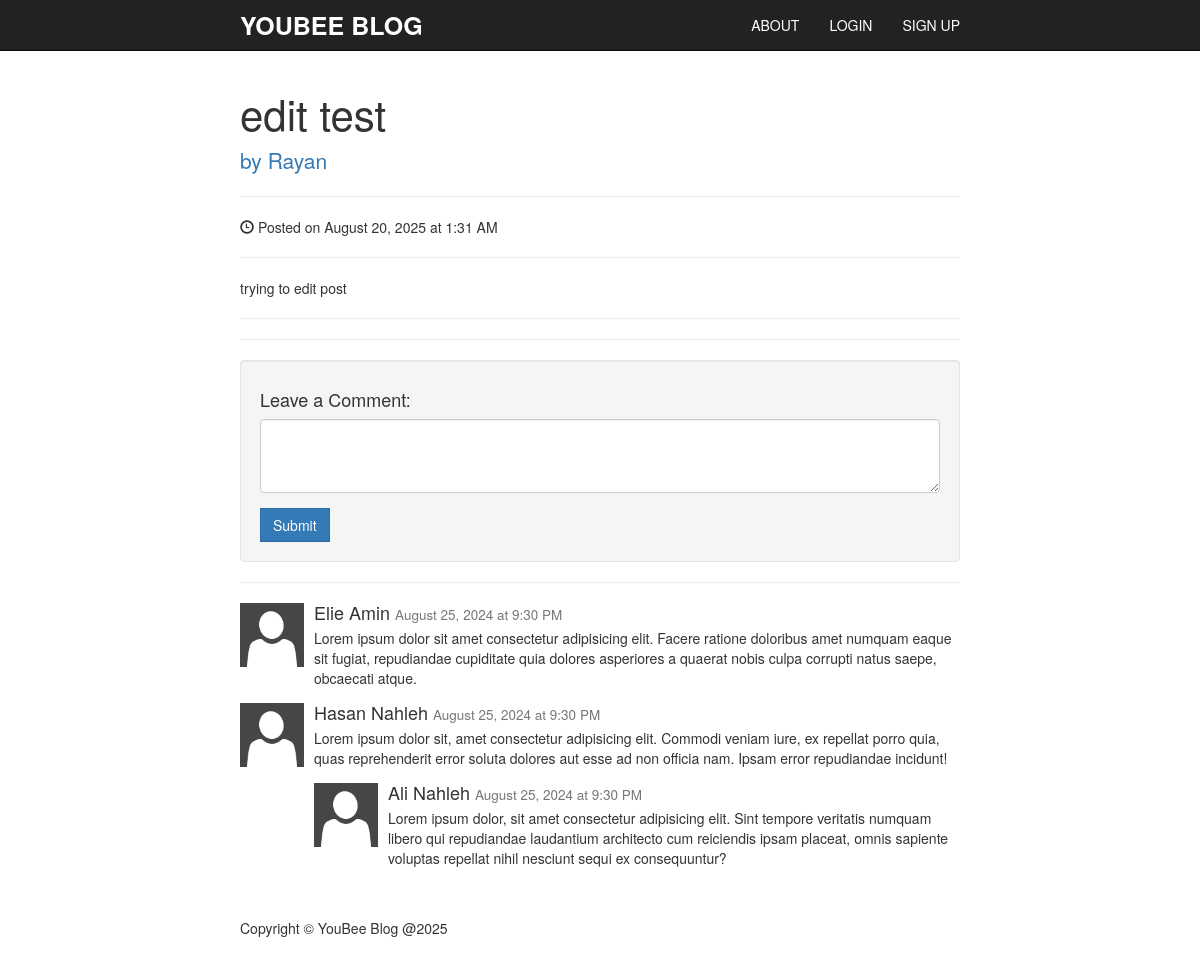
Screenshot of /post.php?id=8 with the database file from the repository.
### tables this page shows
CREATE TABLE `posts` (
  `id` bigint(20) UNSIGNED NOT NULL,
  `subject` varchar(255) NOT NULL,
  `content` text NOT NULL,
  `user_id` bigint(20) UNSIGNED NOT NULL,
  `date_created` datetime NOT NULL DEFAULT current_timestamp(),
  `deleted_at` datetime DEFAULT NULL
);

CREATE TABLE `users` (
  `id` bigint(20) UNSIGNED NOT NULL,
  `name` varchar(100) NOT NULL,
  `email` varchar(100) NOT NULL,
  `password` varchar(100) NOT NULL,
  `profile` varchar(100) NOT NULL DEFAULT 'default.png',
  `datecreated` datetime NOT NULL DEFAULT current_timestamp()
);

### post.php (the view, shortened to what this page needs)
<?php
require "connection.php";
$id = htmlspecialchars($_GET['id']);
$sql =
"SELECT
  p.id as posts_id,
  p.content,
  p.subject,
  p.date_created,
  u.id as user_id,
  u.name as user_name
FROM posts p INNER JOIN users u ON u.id = p.user_id
WHERE p.id = :id
";
$stmt = $pdo->prepare($sql);
$stmt->bindParam(":id" , $id);
$stmt->execute();
$post = $stmt->fetch(PDO::FETCH_ASSOC);
$date = new DateTime($post['date_created']);
$formattedDate = $date->format('F j, Y \a\t g:i A');
?>
<!DOCTYPE html>
<html lang="en">
<head>
  <link href="css/bootstrap.min.css" rel="stylesheet">
  <link href="css/simple-blog-template.css" rel="stylesheet">
</head>
<body>
<?php
 require "components/navbar.php";
 ?>
  <div class="container">
    <div class="row">
      <div class="col-lg-12">
        <h1 class="post-title"><?php echo $post['subject']; ?></h1>
        <a href="author.php?id=<?php echo $post['user_id']; ?>" class="lead">
          by <?php echo $post['user_name']; ?>
        </a>
        <hr>
        <p><span class="glyphicon glyphicon-time"></span> Posted on <?php echo $formattedDate; ?></p>
        <hr>
        <p><?php echo $post['content']; ?></p>
        <hr>
        <hr>
        <div class="well">
          <h4>Leave a Comment:</h4>
          <form role="form">
            <div class="form-group">
              <textarea class="form-control" rows="3"></textarea>
            </div>
            <button type="submit" class="btn btn-primary">Submit</button>
          </form>
        </div>
        <hr>
        <div class="media">
          <a class="pull-left" href="#">
            <img class="media-object" src="imgs/default.png" width="64px" height="64px" alt="">
          </a>
          <div class="media-body">
            <h4 class="media-heading">Elie Amin
              <small>August 25, 2024 at 9:30 PM</small>
            </h4>
            Lorem ipsum dolor sit amet consectetur adipisicing elit. Facere ratione doloribus amet numquam eaque sit
            fugiat, repudiandae cupiditate quia dolores asperiores a quaerat nobis culpa corrupti natus saepe, obcaecati
            atque.
          </div>
        </div>
        <div class="media">
          <a class="pull-left" href="#">
            <img class="media-object" src="imgs/default.png" width="64px" height="64px" alt="">
          </a>
          <div class="media-body">
            <h4 class="media-heading">Hasan Nahleh
              <small>August 25, 2024 at 9:30 PM</small>
            </h4>
            Lorem ipsum dolor sit, amet consectetur adipisicing elit. Commodi veniam iure, ex repellat porro quia, quas
            reprehenderit error soluta dolores aut esse ad non officia nam. Ipsam error repudiandae incidunt!
            <div class="media">
              <a class="pull-left" href="#">
                <img class="media-object" src="imgs/default.png" width="64px" height="64px" alt="">
              </a>
              <div class="media-body">
                <h4 class="media-heading">Ali Nahleh
                  <small>August 25, 2024 at 9:30 PM</small>
                </h4>
                Lorem ipsum dolor, sit amet consectetur adipisicing elit. Sint tempore veritatis numquam libero qui
                repudiandae laudantium architecto cum reiciendis ipsam placeat, omnis sapiente voluptas repellat nihil
                nesciunt sequi ex consequuntur?
              </div>
            </div>
          </div>
        </div>
      </div>
    </div>
  </div>
  <?php
 require "components/footer.php";
 ?>
</body>
</html>

### components/navbar.php (shortened to what this page needs)
<!DOCTYPE html>
<html lang="en">
<head>
</head>
<body>
   <nav class="navbar navbar-inverse navbar-fixed-top" role="navigation">
   <div class="container">
     <div class="navbar-header">
       <a class="navbar-brand" href="index.php">YouBee Blog</a>
     </div>
     <div class="collapse navbar-collapse" id="bs-example-navbar-collapse-1">
       <ul class="nav navbar-nav navbar-right">
         <li>
           <a href="about.php">About</a>
         </li>
         <?php
         if(isset($_SESSION['loggedIn']) && $_SESSION['loggedIn'] == true){
           echo '<li>
           <a href="author.php?id='.$_SESSION['userId'].'">'. $_SESSION['name'].'</a>
           </li>';
          echo '<li>
           <a href="Logout.php">Logout</a>
           </li>';
          echo '<li>
           <a href="newpost.php">New Post</a>
           </li>';
         }else{
           echo ' <li>
           <a href="login.php">Login</a>
           </li>
           <li>
           <a href="signup.php">Sign up</a>
           </li>';
         }
         ?>
       </ul>
     </div>
   </div>
 </nav>
 </body>
</html>

### components/footer.php (shortened to what this page needs)
<!DOCTYPE html>
<html lang="en">
<head>
</head>
<body>
<footer>
  <div class="container">
    <div class="row">
      <div class="col-lg-12">
        <p>Copyright &copy; YouBee Blog @2025</p>
      </div>
    </div>
  </div>
</footer>
</body>
</html>

### css/simple-blog-template.css (style rules this page uses)
body { padding-top: 70px; }
footer { margin: 50px 0; }
@media (min-width: 1200px) { .container { width: 750px; } }
nav { text-transform: uppercase; }
.navbar-inverse .navbar-brand { color: white; font-weight: bold; font-size: 25px; }
.navbar-inverse .navbar-nav > li > a { color: white; }
.post-title { font-size: 3em; }
.btn { border-radius: 0; }

### rows the page displays
posts: subject "edit test", user.name "Rayan", date_created "August 20, 2025 at 1:31 AM", content "trying to edit post"
